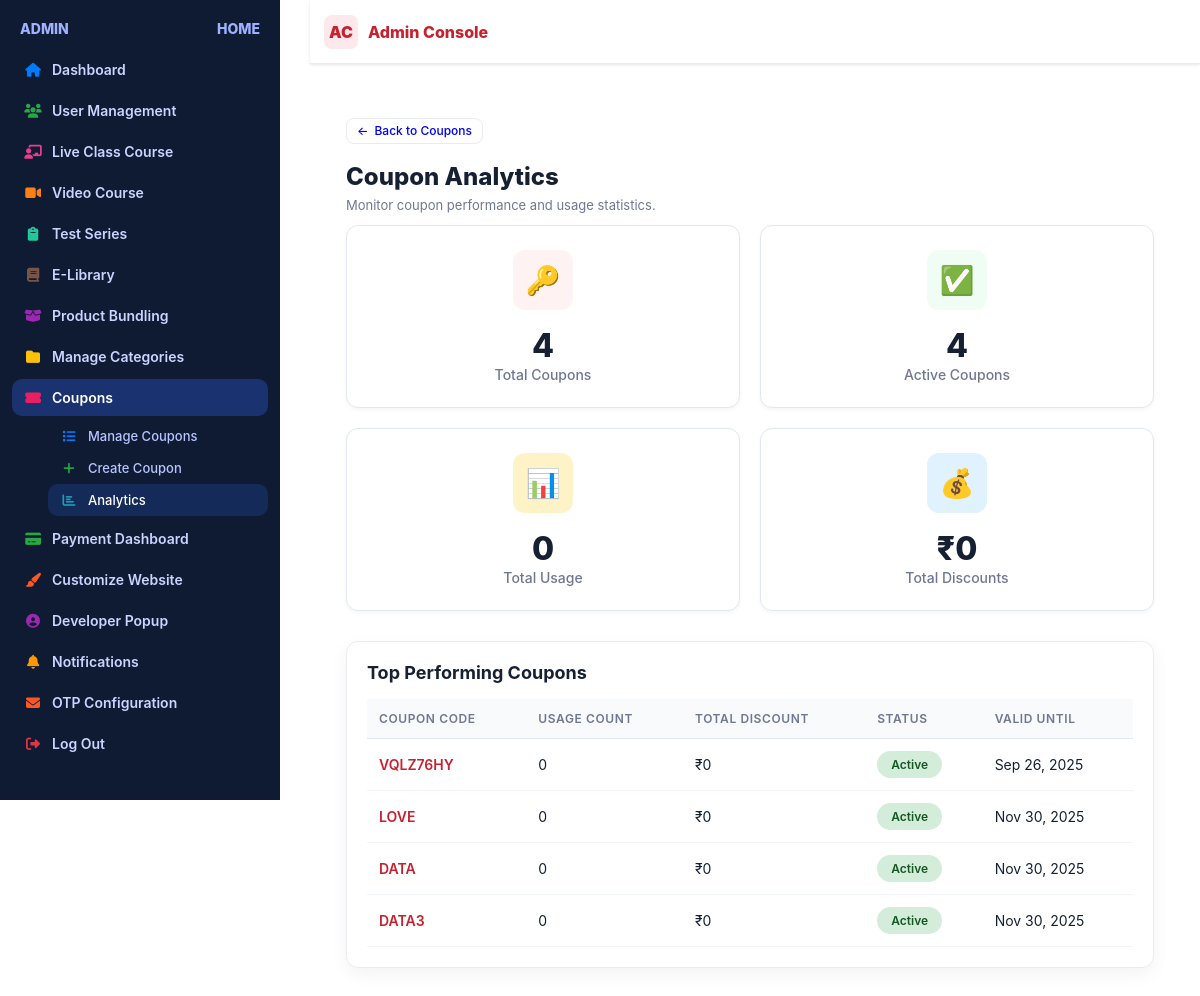
The app's page /coupons/analytics/ (signed in) with its own data.
### adminpanel/models.py (models this page shows, shortened)
class Coupon(models.Model):
    DISCOUNT_TYPES = (
        ('percentage', 'Percentage'),
        ('fixed', 'Fixed Amount'),
    )
    STATUS_CHOICES = (
        ('active', 'Active'),
        ('inactive', 'Inactive'),
        ('expired', 'Expired'),
    )
    code = models.CharField(max_length=50, unique=True, db_index=True)
    description = models.TextField(blank=True, null=True)
    discount_type = models.CharField(max_length=10, choices=DISCOUNT_TYPES, default='percentage')
    discount_value = models.DecimalField(
        max_digits=10,
        decimal_places=2,
        validators=[MinValueValidator(0)]
    )
    usage_limit = models.PositiveIntegerField(default=1, help_text="Maximum number of times this coupon can be used")
    used_count = models.PositiveIntegerField(default=0)
    valid_from = models.DateTimeField()
    valid_to = models.DateTimeField()
    minimum_amount = models.DecimalField(max_digits=10, decimal_places=2, default=0.00)
    maximum_discount = models.DecimalField(max_digits=10, decimal_places=2, null=True, blank=True)
    status = models.CharField(max_length=10, choices=STATUS_CHOICES, default='active')
    created_by = models.ForeignKey('base.User', on_delete=models.CASCADE, related_name='created_coupons')
    created_at = models.DateTimeField(auto_now_add=True)
    updated_at = models.DateTimeField(auto_now=True)
    class Meta:
        ordering = ['-created_at']

### adminpanel/views.py (the view)
# urls.py: path('coupons/analytics/', views.coupon_analytics, name='coupon_analytics'),
@login_required
@user_passes_test(is_admin)
def coupon_analytics(request):
    total_coupons = Coupon.objects.count()
    active_coupons = Coupon.objects.filter(status='active').count()
    expired_coupons = Coupon.objects.filter(valid_to__lt=timezone.now()).count()
    usage_stats = CouponUsage.objects.aggregate(total_usage=Count('id'), total_discount=Sum('discount_amount'))
    top_coupons = (
        Coupon.objects.annotate(
            usage_count=Count('usage_history'), total_discount=Sum('usage_history__discount_amount')
        )
        .order_by('-usage_count')[:10]
    )
    context = {
        'total_coupons': total_coupons,
        'active_coupons': active_coupons,
        'expired_coupons': expired_coupons,
        'usage_stats': usage_stats,
        'top_coupons': top_coupons,
    }
    return render(request, 'coupons/analytics.html', context)

### adminpanel/context_processors.py (called while the page is built)
def navbar_settings(request):
    try:
        settings = NavbarSettings.objects.filter(is_active=True).first()
        if not settings:
            settings = NavbarSettings.objects.create()
        return {'navbar_settings': settings}
    except Exception as e:
        print(f"Error in navbar_settings context processor: {e}")
        return {'navbar_settings': None}

def footer_settings(request):
    try:
        settings = FooterSettings.objects.filter(is_active=True).first()
        footer_links = FooterLink.objects.filter(is_active=True)
        footer_legal_links = FooterLegalLink.objects.filter(is_active=True)
        if not settings:
            settings = FooterSettings.objects.create()
        return {
            'footer_settings': settings,
            'footer_links': footer_links,
            'footer_legal_links': footer_legal_links,
        }
    except Exception as e:
        print(f"Error in footer_settings context processor: {e}")
        return {
            'footer_settings': None,
            'footer_links': [],
            'footer_legal_links': [],
        }

### adminpanel/views.py (called while the page is built)
def is_admin(user):
    return user.is_authenticated and user.is_staff

### base/templatetags/navbar_tags.py (called while the page is built)
@register.simple_tag
def get_favicon_url():
    try:
        settings = NavbarSettings.objects.first()
        if settings and settings.favicon:
            return settings.favicon.url
        return None
    except:
        return None

### video_courses/context_processors.py (called while the page is built)
def categories_context(request):
    categories = Category.objects.all()
    return {
        'navbar_categories': categories
    }

### adminpanel/templates/coupons/analytics.html (shortened to what this page needs)
{% extends "admin_dashboard.html" %}
{% block content %}
<div class="wrapper">
    <div class="nav-buttons">
        <a href="{% url 'coupon_list' %}" class="btn">
            <span>←</span>
            <span>Back to Coupons</span>
        </a>
    </div>
    <div class="h1">Coupon Analytics</div>
    <div class="small">Monitor coupon performance and usage statistics.</div>
    <div class="analytics-grid">
        <div class="analytics-card">
            <div class="analytics-icon icon-total">🔑</div>
            <div class="analytics-value">{{ total_coupons }}</div>
            <div class="analytics-label">Total Coupons</div>
        </div>
        <div class="analytics-card">
            <div class="analytics-icon icon-active">✅</div>
            <div class="analytics-value">{{ active_coupons }}</div>
            <div class="analytics-label">Active Coupons</div>
        </div>
        <div class="analytics-card">
            <div class="analytics-icon icon-usage">📊</div>
            <div class="analytics-value">{{ usage_stats.total_usage|default:0 }}</div>
            <div class="analytics-label">Total Usage</div>
        </div>
        <div class="analytics-card">
            <div class="analytics-icon icon-discount">💰</div>
            <div class="analytics-value">₹{{ usage_stats.total_discount|default:0 }}</div>
            <div class="analytics-label">Total Discounts</div>
        </div>
    </div>
    <div class="panel">
        <h3 class="panel-title">Top Performing Coupons</h3>
        {% if top_coupons %}
            <div class="table-container desktop-coupon-table">
                <table class="analytics-table">
                    <thead>
                        <tr>
                            <th>Coupon Code</th>
                            <th>Usage Count</th>
                            <th>Total Discount</th>
                            <th>Status</th>
                            <th>Valid Until</th>
                        </tr>
                    </thead>
                    <tbody>
                        {% for coupon in top_coupons %}
                        <tr>
                            <td><span class="coupon-code">{{ coupon.code }}</span></td>
                            <td>{{ coupon.usage_count }}</td>
                            <td>₹{{ coupon.total_discount|default:0 }}</td>
                            <td>
                                <span class="status-badge status-{{ coupon.status }}">
                                    {{ coupon.get_status_display }}
                                </span>
                            </td>
                            <td>{{ coupon.valid_to|date:"M d, Y" }}</td>
                        </tr>
                        {% endfor %}
                    </tbody>
                </table>
            </div>
        {% else %}
        <div class="empty-state">
            <h3>No Data Available</h3>
            <p>Create some coupons to see analytics here.</p>
        </div>
        {% endif %}
    </div>
</div>
{% endblock %}

### adminpanel/templates/admin_dashboard.html (style rules this page uses)
html, body { width: 100%; height: 100%; margin: 0; padding: 0; background: #ffffff; }
:root { --admin-bg: #ffffff; --admin-panel: #ffffff; --admin-panel-2: #fafbff; --admin-border: #e9ecf3; --admin-muted: #707793; --admin-text: #162033; --admin-primary: #c7212f; --admin-primary-600: #ad1830; --admin-primary-100: #fde8eb; --admin-accent: #2d65f2; --admin-success: #16a34a; --admin-warning: #f59e0b; --admin-danger: #dc2626; --admin-card-shadow: 0 6px 18px rgba(16,24,40,0.05); --admin-radius: 14px; --admin-radius-sm: 10px; --admin-ring: 0 0 0 3px rgba(199,33,47,.2); --input-border: #d1d5db; --input-border-focus: #c7212f; --input-bg: #ffffff; }
html, body { height: auto !important; overflow-y: auto !important; scroll-behavior: smooth; }
.status-badge { display: inline-block; padding: 6px 14px; border-radius: 14px; font-size: 12px; font-weight: 600; }
.status-active, .status-success { background: #d4edda; color: #155724; }
* { box-sizing: border-box; }
body { margin: 0; font-family: 'Inter', system-ui, -apple-system, Segoe UI, Roboto, Arial, sans-serif; background: var(--admin-bg); color: var(--admin-text); }
.wrapper { max-width: 1200px; margin: 24px auto; padding: 0 16px; min-height: auto; }
.h1 { font-size: 24px; font-weight: 800; margin: 0 0 6px; }
.small { color: var(--admin-muted); font-size: 13px; margin-bottom: 12px; }
.panel { background: var(--admin-panel); border: 1px solid var(--admin-border); border-radius: 12px; box-shadow: var(--admin-card-shadow); padding: 20px; margin-top: 20px; }
.panel-title { font-size: 18px; font-weight: 700; margin: 0 0 16px 0; color: var(--admin-text); }
.nav-buttons { display: flex; align-items: center; gap: 10px; margin-bottom: 18px; }
.btn { border: 1px solid var(--admin-border); background: #fff; border-radius: 8px; padding: 8px 12px; cursor: pointer; font-weight: 600; font-size: 13px; text-decoration: none; display: inline-flex; align-items: center; justify-content: center; gap: 6px; line-height: 1; vertical-align: middle; transition: all 0.2s ease; }
.nav-buttons .btn { padding: 6px 10px; font-size: 12px; font-weight: 500; }
.analytics-grid { display: grid; grid-template-columns: repeat(4, 1fr); gap: 20px; margin-bottom: 30px; }
.analytics-card { background: white; border: 1px solid #e2e8f0; border-radius: 12px; padding: 24px; box-shadow: 0 2px 4px rgba(0,0,0,0.04); display: flex; align-items: center; justify-content: center; flex-direction: column; text-align: center; min-height: 140px; }
.analytics-icon { width: 60px; height: 60px; border-radius: 12px; display: flex; align-items: center; justify-content: center; font-size: 28px; margin-bottom: 12px; }
.analytics-value { font-size: 32px; font-weight: 800; margin: 8px 0 4px 0; line-height: 1; }
.analytics-label { color: var(--admin-muted); font-size: 14px; font-weight: 500; margin: 0; }
.icon-total { background: #fef2f2; color: #c7212f; }
.icon-active { background: #f0fdf4; color: #16a34a; }
.icon-usage { background: #fef3c7; color: #f59e0b; }
.icon-discount { background: #e0f2fe; color: #0277bd; }
.table-container { overflow-x: auto; }
.analytics-table { width: 100%; border-collapse: collapse; }
.analytics-table th { background: #f8fafc; padding: 12px; text-align: left; font-weight: 600; font-size: 12px; color: var(--admin-muted); text-transform: uppercase; letter-spacing: 0.05em; border-bottom: 1px solid #e2e8f0; }
.analytics-table td { padding: 12px; border-bottom: 1px solid #f1f5f9; font-size: 14px; }
.coupon-code { font-weight: 600; color: var(--admin-primary); }
@media (max-width: 1200px) { .analytics-grid { grid-template-columns: repeat(2, 1fr); } }

### records on screen
Coupon: code "VQLZ76HY", usage_count "0", total_discount "0", status "Active", valid_to "Sep 26, 2025"
Coupon: code "LOVE", usage_count "0", total_discount "0", status "Active", valid_to "Nov 30, 2025"
Coupon: code "DATA", usage_count "0", total_discount "0", status "Active", valid_to "Nov 30, 2025"
Coupon: code "DATA3", usage_count "0", total_discount "0", status "Active", valid_to "Nov 30, 2025"

### other values on screen
{{ total_coupons }} "4"
{{ active_coupons }} "4"
{{ usage_stats.total_usage|default:0 }} "0"
{{ usage_stats.total_discount|default:0 }} "0"
